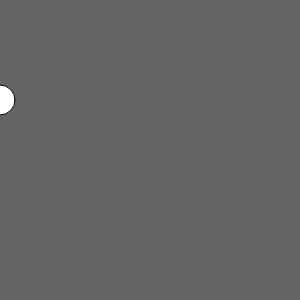
Frame 1 (no input)
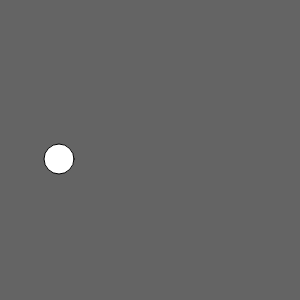
Frame 60 (no input)
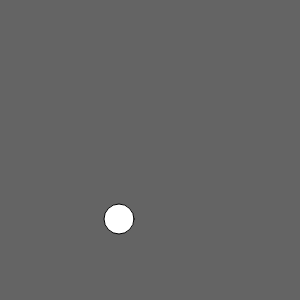
Frame 120 (the mouse pressed at the canvas centre since frame 60)

The p5.js sketch that drew these frames (run headless with seeded random() and noise() and a simulated clock; from frame 60 on, the mouse is pressed at the canvas centre):

// p5.js sketch
// ── sketch.js
var circleX = 0;
var circleY = 100;
var speedX = 1;
var speedY = 1;

  function setup() {
    createCanvas(300, 300);
  }

  function draw() {
    background(100);
    fill(255)
    ellipse(circleX, circleY, 30, 30);

    if (circleX > width || circleX < 0) {
      speedX = speedX * -1;
    }

    if (circleY > height || circleY < 0) {
      speedY = speedY * -1;
    }

    circleX = circleX + speedX;
    circleY = circleY + speedY;
  }
